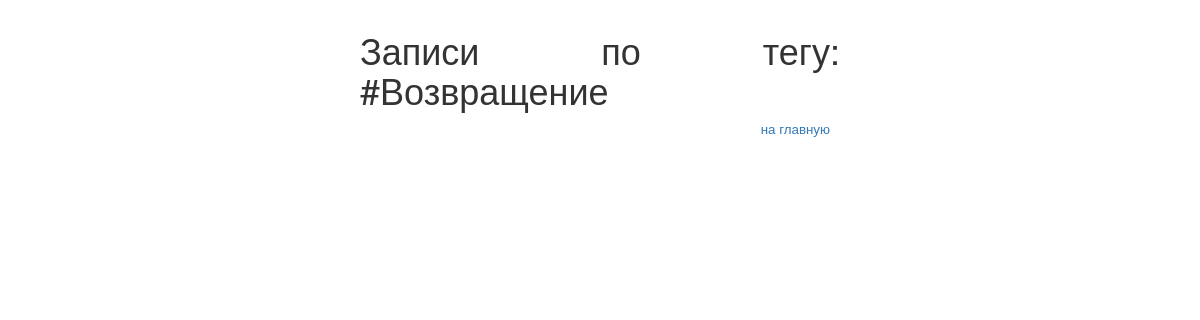
The page /include/posttotag.php?tag=Возвращение on the database as committed earlier.
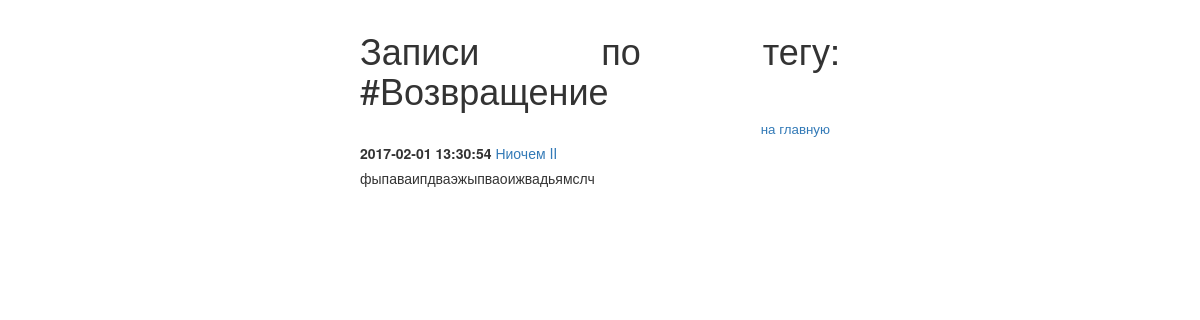
The same page on the database as committed later.
### tables this page shows
CREATE TABLE `post` (
  `post_id` bigint(20) unsigned NOT NULL AUTO_INCREMENT,
  `post_title` varchar(255) DEFAULT NULL,
  `post_min_text` text,
  `post_text` text,
  `post_create_datetime` timestamp NULL DEFAULT NULL,
  `post_update_datetime` timestamp NOT NULL DEFAULT CURRENT_TIMESTAMP ON UPDATE CURRENT_TIMESTAMP,
  UNIQUE KEY `post_id` (`post_id`)
);

### include/db.php (called while the page is built, shortened)
<?php
try {
    $link = new PDO('mysql:host=localhost;dbname=blog', 'level', 'pass');
} catch (PDOException $e) {
    print "Error!: " . $e->getMessage() . "<br/>";
    die();
}
if($_GET['tag']) {
    $gettag = $_GET['tag'];
    $select_post_tag = $link ->query("SELECT tag_id FROM tag WHERE tag_title = '$gettag'");
    if (!$select_post_tag) {
        echo "PDO::errorInfo():";
        print_r($link->errorInfo());
    } else $insert_tag_id = $select_post_tag->fetchAll();
    $tag_id_for_post = $insert_tag_id[0][0];
    $select_posts_for_tag = $link ->query("SELECT post.* from post LEFT JOIN post_to_tag USING (post_id) WHERE post_to_tag.tag_id = '$tag_id_for_post' ORDER BY post.post_create_datetime DESC");
    $result_posts_for_tag = $select_posts_for_tag ->fetchAll(PDO::FETCH_ASSOC);
}

### include/posttotag.php (the view, shortened to what this page needs)
<?php
require_once '/var/www/html/blog/include/db.php';
?>
<!DOCTYPE html>
<html lang="ru">
	<head>
		<link rel="stylesheet" href="../css/bootstrap.css">
		<link rel="stylesheet" href="../css/styless.css">
	</head>
	<body>
		<div id="wrapper">
			<h1>Записи по тегу: <?="#".$_GET['tag']; ?></h1>
			<p class="nav">
				<a href="../index.php">на главную</a>
			</p>
            <?php for($i=0;$i<count($result_posts_for_tag);$i++):?>
			<div class="note">
				<p>
					<span class="date"><?=$result_posts_for_tag[$i]['post_create_datetime'];?></span>
					<a href="../include/note.php?id=<?=$result_posts_for_tag[$i]['post_id']?>"><?=$result_posts_for_tag[$i]['post_title'];?></a>
				</p>
				<p>
					<?=$result_posts_for_tag[$i]['post_min_text'];?>
				</p>
			</div>
            <?php endfor;
            ?>
		</div>
	</body>
</html>

Rows that differ between the two databases and show on the page:
added post: post_create_datetime "2017-02-01 13:30:54", post_title "Ниочем II", post_min_text "фыпаваипдваэжыпваоижвадьямслч"
